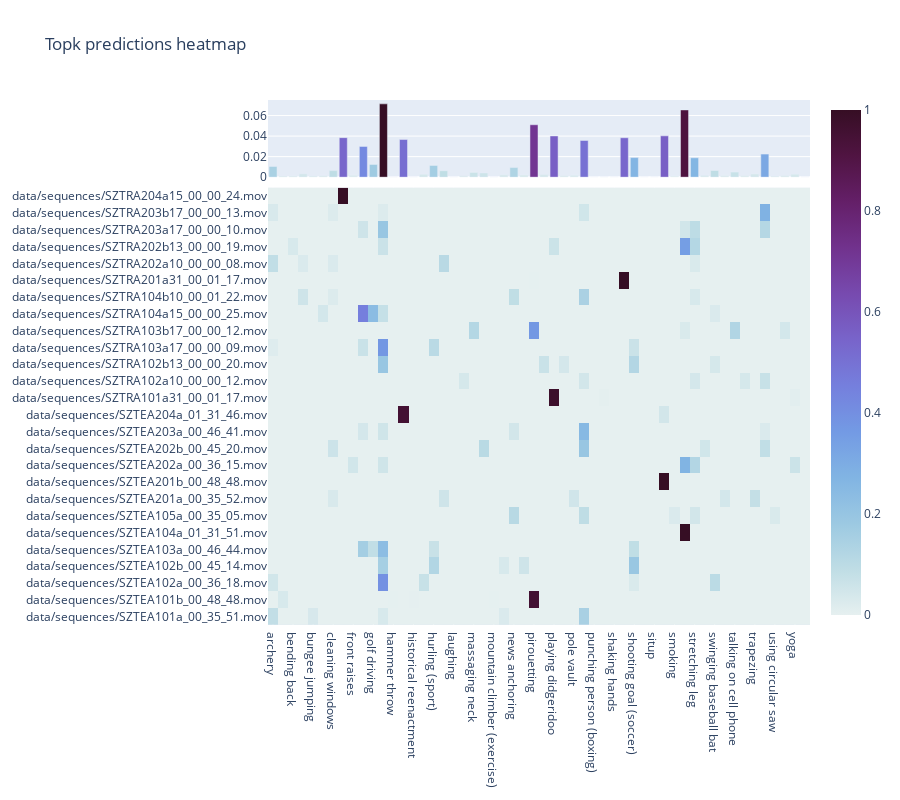

Here is the notebook cell this chart was saved with:
### Code cell
fig = make_subplots(
    rows=2, cols=1,
    row_heights=[0.15, 0.85],
    vertical_spacing=0.02,
)

# add mean of scores as bars
fig.add_trace(
    go.Bar(
        x=all_prediction_classes_names, 
        y=classes_means,
        marker_color=classes_means,
        marker_colorscale='dense',
    ),
    row=1, col=1,
)
# hide x axis of the bar plot
fig.update_xaxes(showticklabels=False, row=1, col=1)

# add heatmap
fig.add_trace(
    go.Heatmap(
        z=z, 
        x=all_prediction_classes_names,
        y=df.index,
        colorscale='dense',
    ),
    row=2, col=1,
)

fig.update_layout(height=800, title_text="Topk predictions heatmap")

fig.show()

### Figure 1 — Plotly figure (JSON) as saved in the notebook; plotly's stock layout.template omitted (floating-point values rounded to 4 significant figures; data arrays with more than 128 entries replaced by an {"elided": "..."} marker saying what was removed)
{"data": [{"marker": {"color": [0.01042, 0.001337, 0.001319, 0.003223, 0.001386, 0.001742, 0.006408, 0.0385, 0.001905, 0.02997, 0.01243, 0.0714, 7.237e-05, 0.03666, 9.288e-05, 0.002799, 0.01142, 0.006274, 4.978e-10, 0.001538, 0.0046, 0.004097, 8.348e-05, 0.002402, 0.009378, 0.002171, 0.05104, 0.002632, 0.04015, 0.001635, 0.001985, 0.03573, 2.917e-15, 0.0001716, 1.019e-06, 0.0384, 0.01907, 1.252e-07, 4.115e-05, 0.04022, 0.001037, 0.0655, 0.01889, 0.001929, 0.006504, 0.001697, 0.004925, 0.001528, 0.003066, 0.02247, 0.00118, 0.001665, 0.002829, 9.442e-12], "colorscale": [[0, "rgb(230, 240, 240)"], [0.09091, "rgb(191, 221, 229)"], [0.1818, "rgb(156, 201, 226)"], [0.2727, "rgb(129, 180, 227)"], [0.3636, "rgb(115, 154, 228)"], [0.4545, "rgb(117, 127, 221)"], [0.5455, "rgb(120, 100, 202)"], [0.6364, "rgb(119, 74, 175)"], [0.7273, "rgb(113, 50, 141)"], [0.8182, "rgb(100, 31, 104)"], [0.9091, "rgb(80, 20, 66)"], [1, "rgb(54, 14, 36)"]]}, "type": "bar", "x": ["archery", "belly dancing", "bending back", "bowling", "bungee jumping", "casting fishing line", "cleaning windows", "finger snapping", "front raises", "golf chipping", "golf driving", "golf putting", "hammer throw", "headbutting", "historical reenactment", "hitting baseball", "hurling (sport)", "ice climbing", "laughing", "lunge", "massaging neck", "mopping floor", "mountain climber (exercise)", "mowing lawn", "news anchoring", "passing soccer ball", "pirouetting", "playing cricket", "playing didgeridoo", "playing field hockey", "pole vault", "presenting weather forecast", "punching person (boxing)", "riding a bike", "shaking hands", "shaking head", "shooting goal (soccer)", "side kick", "situp", "slapping", "smoking", "stretching arm", "stretching leg", "sweeping floor", "swinging baseball bat", "sword fighting", "talking on cell phone", "tiptoeing", "trapezing", "using a paint roller", "using circular saw", "winking", "yoga", "zumba"], "xaxis": "x", "y": [0.01042, 0.001337, 0.001319, 0.003223, 0.001386, 0.001742, 0.006408, 0.0385, 0.001905, 0.02997, 0.01243, 0.0714, 7.237e-05, 0.03666, 9.288e-05, 0.002799, 0.01142, 0.006274, 4.978e-10, 0.001538, 0.0046, 0.004097, 8.348e-05, 0.002402, 0.009378, 0.002171, 0.05104, 0.002632, 0.04015, 0.001635, 0.001985, 0.03573, 2.917e-15, 0.0001716, 1.019e-06, 0.0384, 0.01907, 1.252e-07, 4.115e-05, 0.04022, 0.001037, 0.0655, 0.01889, 0.001929, 0.006504, 0.001697, 0.004925, 0.001528, 0.003066, 0.02247, 0.00118, 0.001665, 0.002829, 9.442e-12], "yaxis": "y"}, {"colorscale": [[0, "rgb(230, 240, 240)"], [0.09091, "rgb(191, 221, 229)"], [0.1818, "rgb(156, 201, 226)"], [0.2727, "rgb(129, 180, 227)"], [0.3636, "rgb(115, 154, 228)"], [0.4545, "rgb(117, 127, 221)"], [0.5455, "rgb(120, 100, 202)"], [0.6364, "rgb(119, 74, 175)"], [0.7273, "rgb(113, 50, 141)"], [0.8182, "rgb(100, 31, 104)"], [0.9091, "rgb(80, 20, 66)"], [1, "rgb(54, 14, 36)"]], "type": "heatmap", "x": ["archery", "belly dancing", "bending back", "bowling", "bungee jumping", "casting fishing line", "cleaning windows", "finger snapping", "front raises", "golf chipping", "golf driving", "golf putting", "hammer throw", "headbutting", "historical reenactment", "hitting baseball", "hurling (sport)", "ice climbing", "laughing", "lunge", "massaging neck", "mopping floor", "mountain climber (exercise)", "mowing lawn", "news anchoring", "passing soccer ball", "pirouetting", "playing cricket", "playing didgeridoo", "playing field hockey", "pole vault", "presenting weather forecast", "punching person (boxing)", "riding a bike", "shaking hands", "shaking head", "shooting goal (soccer)", "side kick", "situp", "slapping", "smoking", "stretching arm", "stretching leg", "sweeping floor", "swinging baseball bat", "sword fighting", "talking on cell phone", "tiptoeing", "trapezing", "using a paint roller", "using circular saw", "winking", "yoga", "zumba"], "xaxis": "x2", "y": ["data/sequences/SZTEA101a_00_35_51.mov", "data/sequences/SZTEA101b_00_48_48.mov", "data/sequences/SZTEA102a_00_36_18.mov", "data/sequences/SZTEA102b_00_45_14.mov", "data/sequences/SZTEA103a_00_46_44.mov", "data/sequences/SZTEA104a_01_31_51.mov", "data/sequences/SZTEA105a_00_35_05.mov", "data/sequences/SZTEA201a_00_35_52.mov", "data/sequences/SZTEA201b_00_48_48.mov", "data/sequences/SZTEA202a_00_36_15.mov", "data/sequences/SZTEA202b_00_45_20.mov", "data/sequences/SZTEA203a_00_46_41.mov", "data/sequences/SZTEA204a_01_31_46.mov", "data/sequences/SZTRA101a31_00_01_17.mov", "data/sequences/SZTRA102a10_00_00_12.mov", "data/sequences/SZTRA102b13_00_00_20.mov", "data/sequences/SZTRA103a17_00_00_09.mov", "data/sequences/SZTRA103b17_00_00_12.mov", "data/sequences/SZTRA104a15_00_00_25.mov", "data/sequences/SZTRA104b10_00_01_22.mov", "data/sequences/SZTRA201a31_00_01_17.mov", "data/sequences/SZTRA202a10_00_00_08.mov", "data/sequences/SZTRA202b13_00_00_19.mov", "data/sequences/SZTRA203a17_00_00_10.mov", "data/sequences/SZTRA203b17_00_00_13.mov", "data/sequences/SZTRA204a15_00_00_24.mov"], "yaxis": "y2", "z": {"elided": "26x54 float values"}}], "layout": {"height": 800, "title": {"text": "Topk predictions heatmap"}, "xaxis": {"anchor": "y", "domain": [0, 1], "showticklabels": false}, "xaxis2": {"anchor": "y2", "domain": [0, 1]}, "yaxis": {"anchor": "x", "domain": [0.853, 1]}, "yaxis2": {"anchor": "x2", "domain": [0, 0.833]}}}
